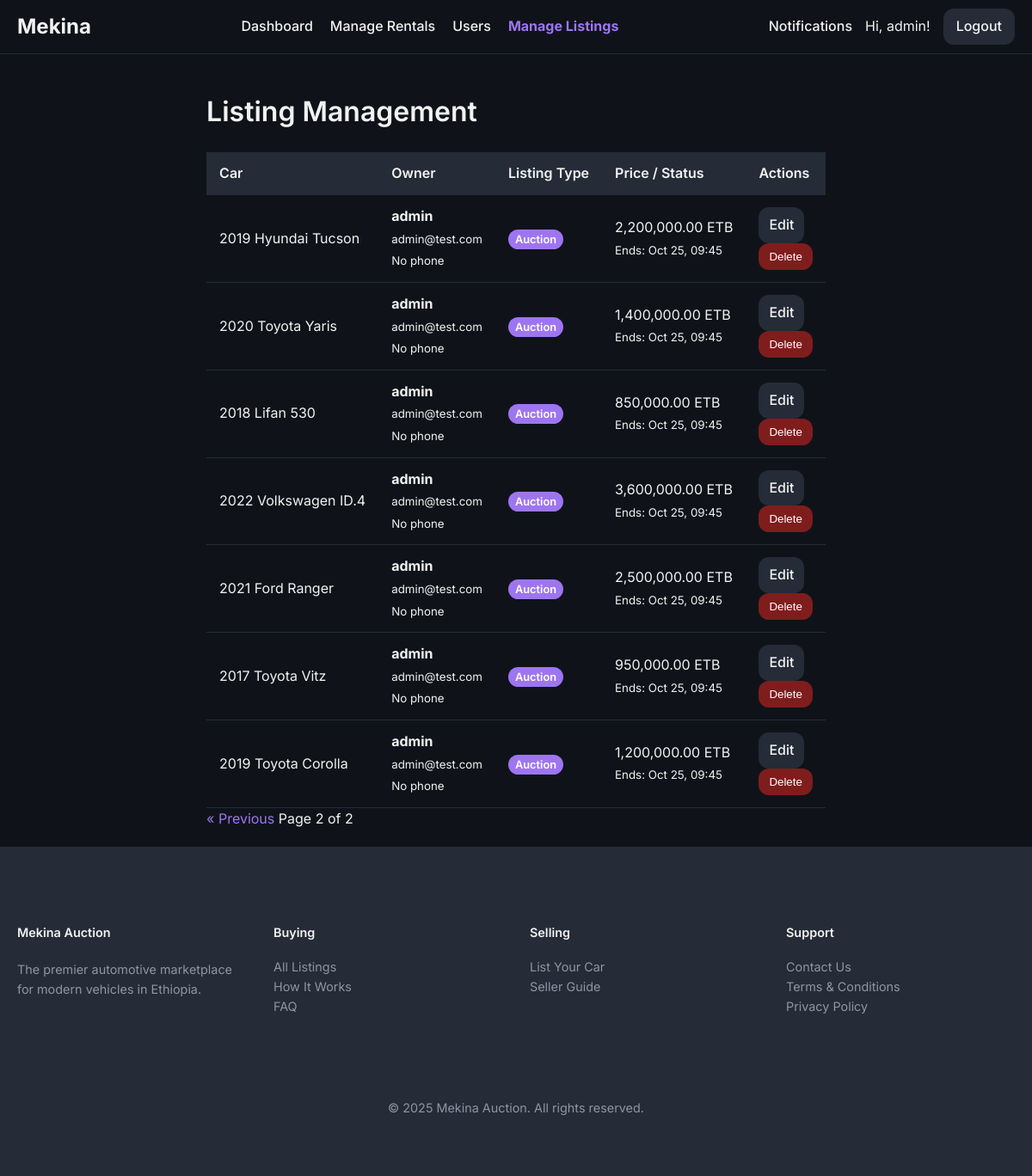
Page /auctions/?page=2 (signed in) on the earlier database version.
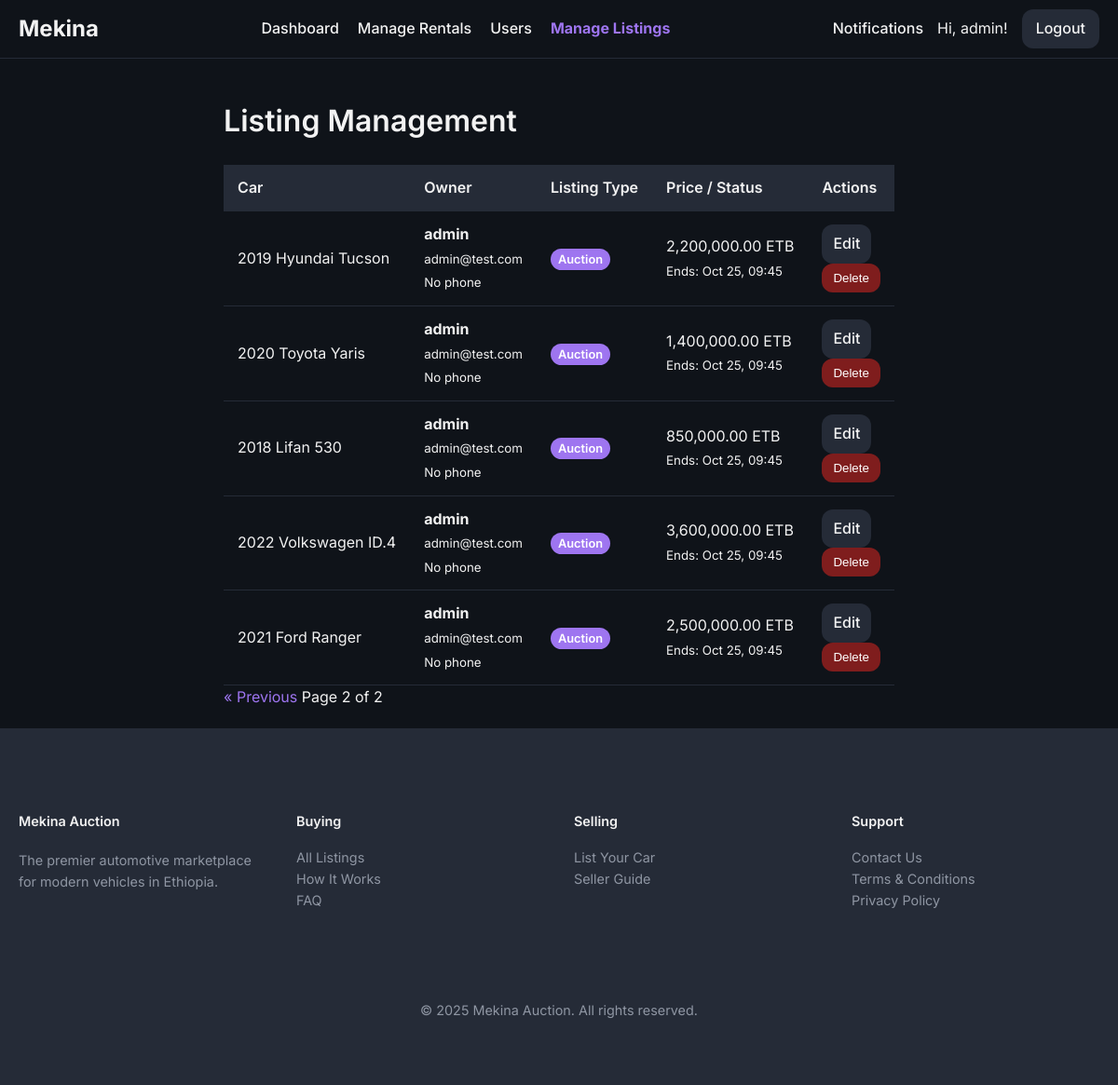
Same page on the later database version.
### models/user.py (models this page shows, shortened)
class User(UserMixin, db.Model):
    id = db.Column(db.Integer, primary_key=True)
    username = db.Column(db.String(64), index=True, unique=True, nullable=False)
    email = db.Column(db.String(120), index=True, unique=True, nullable=False)
    phone_number = db.Column(db.String(20), nullable=True)
    password_hash = db.Column(db.String(128))
    is_admin = db.Column(db.Boolean, default=False)
    is_dealer = db.Column(db.Boolean, default=False)
    is_rental_company = db.Column(db.Boolean, default=False)
    points = db.Column(db.Integer, nullable=False, default=5) # Points for dealers to bid
    cars = db.relationship('Car', backref='owner', lazy='dynamic')
    bids = db.relationship('Bid', backref='bidder', lazy='dynamic')
    dealer_bids = db.relationship('DealerBid', backref='dealer', lazy='dynamic')
    car_requests = db.relationship('CarRequest', backref='customer', lazy='dynamic')

### models/car.py (models this page shows, shortened)
class Car(db.Model):
    id = db.Column(db.Integer, primary_key=True)
    make = db.Column(db.String(64), nullable=False)
    model = db.Column(db.String(64), nullable=False)
    year = db.Column(db.Integer, nullable=False)
    description = db.Column(db.Text, nullable=True)
    owner_id = db.Column(db.Integer, db.ForeignKey('user.id'), nullable=False)
    service_history_url = db.Column(db.String(200), nullable=True)
    inspection_report_url = db.Column(db.String(200), nullable=True)
    is_approved = db.Column(db.Boolean, default=False, nullable=False)
    is_featured = db.Column(db.Boolean, default=False, nullable=False)
    transmission = db.Column(db.String(50))
    drivetrain = db.Column(db.String(50))
    mileage = db.Column(db.Integer)
    fuel_type = db.Column(db.String(50))
    condition = db.Column(db.String(50)) # e.g., New, Used
    body_type = db.Column(db.String(50), nullable=True) # e.g., SUV, Sedan
    listing_type = db.Column(db.String(50), default='auction', nullable=False) # 'auction', 'sale', 'rental'
    fixed_price = db.Column(db.Float, nullable=True) # For 'sale' listing_type
    auction = db.relationship('Auction', backref='car', uselist=False, cascade="all, delete-orphan")
    rental_listing = db.relationship('RentalListing', backref='car', uselist=False, cascade="all, delete-orphan")
    images = db.relationship('CarImage', backref='car', lazy=True, cascade="all, delete-orphan") # One-to-many relationship with CarImage
    equipment = db.relationship('Equipment', secondary=car_equipment_association, lazy='subquery', backref=db.backref('cars', lazy=True))

### models/auction.py (models this page shows, shortened)
class Auction(db.Model):
    id = db.Column(db.Integer, primary_key=True)
    start_time = db.Column(db.DateTime, nullable=False, default=datetime.utcnow)
    end_time = db.Column(db.DateTime, nullable=False)
    start_price = db.Column(db.Float, nullable=False)
    current_price = db.Column(db.Float, nullable=False)
    car_id = db.Column(db.Integer, db.ForeignKey('car.id'), nullable=False, unique=True)
    winner_id = db.Column(db.Integer, db.ForeignKey('user.id'), nullable=True)
    bids = db.relationship('Bid', backref='auction', lazy='dynamic', cascade="all, delete-orphan")
    questions = db.relationship('Question', back_populates='auction', lazy='dynamic', cascade="all, delete-orphan")

### routes/auctions.py (the view)
@auctions_bp.route('/')
def list_auctions():
    page = request.args.get('page', 1, type=int)
    if current_user.is_authenticated and current_user.is_admin:
        cars = Car.query.filter(Car.is_approved == True).order_by(Car.id.desc()).paginate(page=page, per_page=10)
        return render_template(
            'listing_management.html',
            cars=cars,
            now=datetime.utcnow()
        )
    else:
        return render_template('auction_list.html')

### templates/listing_management.html (shortened to what this page needs)
{% extends "base.html" %}
{% block content %}
    <h1>Listing Management</h1>
    <table>
        <thead>
            <tr>
                <th>Car</th>
                <th>Owner</th>
                <th>Listing Type</th>
                <th>Price / Status</th>
                <th>Actions</th>
            </tr>
        </thead>
        <tbody>
            {% for car in cars.items %}
            {% set detail_url = '#' %}
            {% if car.listing_type == 'auction' and car.auction %}
                {% set detail_url = url_for('auctions.auction_detail', auction_id=car.auction.id) %}
            {% elif car.listing_type == 'sale' %}
                {% set detail_url = url_for('main.car_detail', car_id=car.id) %}
            {% elif car.listing_type == 'rental' and car.rental_listing %}
                {% set detail_url = url_for('rentals.rental_detail', listing_id=car.rental_listing.id) %}
            {% endif %}
            <tr data-href="{{ detail_url }}" style="cursor: pointer;">
                <td>{{ car.year }} {{ car.make }} {{ car.model }}</td>
                <td>
                    <strong>{{ car.owner.username }}</strong><br>
                    <small>{{ car.owner.email }}</small><br>
                    <small>{{ car.owner.phone_number or 'No phone' }}</small>
                </td>
                <td>
                    <span class="listing-type-tag small {{ car.listing_type.lower() }}">{{ car.listing_type|title }}</span>
                </td>
                <td>
                    {% if car.listing_type == 'auction' and car.auction %}
                        {{ '{:,.2f}'.format(car.auction.current_price) }} ETB
                        <br>
                        <small>
                        {% if car.auction.end_time > now %}
                            Ends: {{ car.auction.end_time.strftime('%b %d, %H:%M') }}
                        {% else %}
                            Ended
                        {% endif %}
                        </small>
                    {% elif car.listing_type == 'sale' %}
                        {{ '{:,.2f}'.format(car.fixed_price) }} ETB
                    {% elif car.listing_type == 'rental' and car.rental_listing %}
                        {{ '{:,.2f}'.format(car.rental_listing.price_per_day) }} ETB/day
                    {% endif %}
                </td>
                <td class="button-group">
                    <a href="{{ url_for('admin.edit_listing', car_id=car.id) }}" class="btn edit">Edit</a>
                    <form action="{{ url_for('admin.delete_listing', car_id=car.id) }}" method="post" onsubmit="return confirm('Are you sure you want to delete this listing? This cannot be undone.');">
                        <button type="submit" class="btn delete">Delete</button>
                    </form>
                </td>
            </tr>
            {% endfor %}
        </tbody>
    </table>
    <div class="pagination">
        {% if cars.has_prev %}<a href="{{ url_for('auctions.list_auctions', page=cars.prev_num) }}">&laquo; Previous</a>{% endif %}
        <span>Page {{ cars.page }} of {{ cars.pages }}</span>
    </div>
{% endblock %}

### templates/base.html (shortened to what this page needs)
<!DOCTYPE html>
<html lang="en">
<head>
    <link rel="stylesheet" href="{{ url_for('static', filename='css/style.css') }}">
</head>
<body>
    <nav>
        <a href="{{ url_for('main.home') }}" class="nav-brand">Mekina</a>
        <ul>
            {% if current_user.is_authenticated and current_user.is_admin %}
                <li><a href="{{ url_for('admin.dashboard') }}" class="{{ 'active' if request.endpoint == 'admin.dashboard' }}">Dashboard</a></li>
                <li><a href="{{ url_for('admin.rental_management') }}" class="{{ 'active' if request.endpoint == 'admin.rental_management' }}">Manage Rentals</a></li>
                <li><a href="{{ url_for('admin.user_management') }}" class="{{ 'active' if request.endpoint == 'admin.user_management' }}">Users</a></li>
                <li><a href="{{ url_for('auctions.list_auctions') }}" class="{{ 'active' if request.endpoint == 'auctions.list_auctions' }}">Manage Listings</a></li>
            {% elif current_user.is_authenticated and current_user.is_rental_company %}
                <li><a href="{{ url_for('rentals.dashboard') }}" class="{{ 'active' if request.endpoint == 'rentals.dashboard' }}">Rental Dashboard</a></li>
            {% endif %}
        </ul>
        <div class="nav-right">
            {% if current_user.is_authenticated %}
                <a href="{{ url_for('main.notifications') }}">
                    Notifications
                </a>
                <span>Hi, {{ current_user.username }}!</span>
                <a href="{{ url_for('auth.logout') }}" class="nav-button">Logout</a>
            {% else %}
                <a href="{{ url_for('auth.login') }}" class="nav-button">Login</a>
                <a href="{{ url_for('auth.register') }}" class="nav-button">Register</a>
            {% endif %}
        </div>
    </nav>
    <main class="container">
        {% block content %}{% endblock %}
    </main>
    <footer class="site-footer">
        <div class="container">
            <div class="footer-grid">
                <div class="footer-brand">
                    <h4>Mekina Auction</h4>
                    <p>
                        The premier automotive marketplace for modern vehicles in Ethiopia.
                    </p>
                </div>
                <div class="footer-links">
                    <h4>Buying</h4>
                    <ul>
                        <li><a href="{{ url_for('main.all_listings') }}">All Listings</a></li>
                        <li><a href="{{ url_for('main.how_it_works') }}">How It Works</a></li>
                        <li><a href="#">FAQ</a></li>
                    </ul>
                </div>
                <div class="footer-links">
                    <h4>Selling</h4>
                    <ul>
                        <li><a href="{{ url_for('seller.submit_car') }}">List Your Car</a></li>
                        <li><a href="#">Seller Guide</a></li>
                    </ul>
                </div>
                <div class="footer-links">
                    <h4>Support</h4>
                    <ul>
                        <li><a href="#">Contact Us</a></li>
                        <li><a href="#">Terms & Conditions</a></li>
                        <li><a href="#">Privacy Policy</a></li>
                    </ul>
                </div>
            </div>
            <div class="footer-bottom">
                <p>&copy; {{ now.year }} Mekina Auction. All rights reserved.</p>
            </div>
        </div>
    </footer>
</body>
</html>

### static/css/style.css (style rules this page uses)
:root { --background: 220 25% 8%; --foreground: 0 0% 95%; --card: 220 20% 12%; --card-foreground: 0 0% 95%; --popover: 220 20% 12%; --popover-foreground: 0 0% 95%; --primary: 38 92% 50%; --primary-foreground: 220 70% 12%; --secondary: 220 20% 18%; --secondary-foreground: 0 0% 95%; --muted: 220 20% 16%; --muted-foreground: 220 10% 60%; --accent: 260 80% 70%; --accent-foreground: 0 0% 100%; --destructive: 0 62.8% 30.6%; --destructive-foreground: 0 0% 100%; --border: 220 20% 18%; --input: 220 20% 18%; --ring: 260 80% 70%; --radius: 0.75rem; --success: 142 76% 36%; --warning: 38 92% 50%; --info: 220 20% 18%; --gradient-primary: linear-gradient(135deg, hsl(220 20% 12%), hsl(220 20% 18%)); --gradient-accent: linear-gradient(135deg, hsl(260 80% 70%), hsl(260 70% 60%)); --shadow-card: 0 4px 6px -1px hsl(0 0% 0% / 0.3), 0 2px 4px -1px hsl(0 0% 0% / 0.2); --shadow-elevated: 0 10px 15px -3px hsl(0 0% 0% / 0.3), 0 4px 6px -2px hsl(0 0% 0% / 0.2); }
body { font-family: 'Inter', sans-serif; background-color: hsl(var(--background)); color: hsl(var(--foreground)); margin: 0; line-height: 1.6; display: flex; flex-direction: column; min-height: 100vh; }
main { flex-grow: 1; }
.container, .main-content, .sidebar { max-width: 1200px; margin: 20px auto; padding: 0 20px; }
h1, h2, h3, h4, h5, h6 { font-weight: 600; }
a { color: hsl(var(--accent)); text-decoration: none; }
nav { background-color: hsl(var(--background)); border-bottom: 1px solid hsl(var(--border)); padding: 10px 20px; display: flex; justify-content: space-between; align-items: center; }
.nav-brand { font-size: 1.5rem; font-weight: 700; color: hsl(var(--foreground)); text-decoration: none; }
nav ul { list-style: none; margin: 0; padding: 0; display: flex; gap: 20px; }
nav a { color: hsl(var(--foreground)); font-weight: 500; }
nav a.active { color: hsl(var(--accent)); font-weight: 700; }
.nav-right { display: flex; align-items: center; gap: 15px; }
.nav-button { background-color: hsl(var(--info)); color: hsl(var(--foreground)); padding: 8px 15px; border-radius: var(--radius); font-weight: 500; }
.listing-type-tag { background-color: hsl(var(--accent)); color: hsl(var(--accent-foreground)); padding: 4px 8px; border-radius: var(--radius); font-size: 0.8em; font-weight: 600; }
table { width: 100%; border-collapse: collapse; margin-top: 20px; }
th, td { padding: 12px 15px; text-align: left; border-bottom: 1px solid hsl(var(--border)); }
thead th { background-color: hsl(var(--secondary)); font-weight: 600; }
.site-footer { background-color: hsl(var(--secondary)); border-top: 1px solid hsl(var(--border)); padding: 3rem 0; font-size: 0.9rem; }
.footer-grid { display: grid; grid-template-columns: repeat(4, 1fr); gap: 2rem; }
.footer-brand p { color: hsl(var(--muted-foreground)); margin-top: 1rem; }
.footer-links h4 { margin-bottom: 1rem; font-weight: 600; }
.footer-links ul { list-style: none; padding: 0; margin: 0; space-y: 0.5rem; }
.footer-links a { color: hsl(var(--muted-foreground)); }
.footer-bottom { margin-top: 3rem; padding-top: 2rem; border-top: 1px solid hsl(var(--border)); text-align: center; color: hsl(var(--muted-foreground)); }
.btn, .button-group button, .button-group a { border: none; padding: 8px 12px; border-radius: var(--radius); cursor: pointer; font-weight: 500; text-decoration: none; display: inline-block; text-align: center; }
.btn.edit, .button-group .edit { background-color: hsl(var(--info)); color: hsl(var(--foreground)); }
.btn.delete, .button-group .delete { background-color: hsl(var(--destructive)); color: hsl(var(--destructive-foreground)); }

Differences in the rows shown:
removed Car: year "2017", make "Toyota", model "Vitz", owner.username "admin", owner.email "admin@test.com", owner "No phone", listing_type "Auction", auction.end_time "Oct 25, 09:45"
removed Auction: auction.current_price "950,000.00"
removed Car: year "2019", make "Toyota", model "Corolla", owner.username "admin", owner.email "admin@test.com", owner "No phone", listing_type "Auction", auction.end_time "Oct 25, 09:45"
removed Auction: auction.current_price "1,200,000.00"
